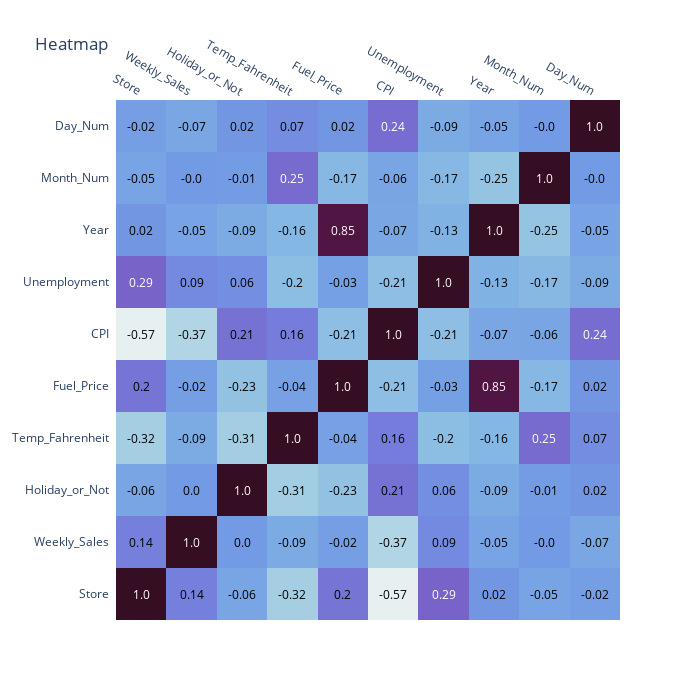

This figure's notebook cell:
### Code cell
# Correlation matrix with filtered variables 
# ---------------------------------------------------------------------------------------------------------------------------------------------------------------
filter2 = walmart[['Store', 'Weekly_Sales', 'Holiday_or_Not', 'Temp_Fahrenheit',
       'Fuel_Price', 'CPI', 'Unemployment', 'Year', 'Month_Num',
       'Day_Num']]

walmartcorr_matrix = filter2.corr().round(2)

fig = ff.create_annotated_heatmap(walmartcorr_matrix.values, x = walmartcorr_matrix.columns.tolist(), y = walmartcorr_matrix.index.tolist(), colorscale='dense')
fig.update_layout(title = 'Heatmap', height = 700, width=700)

fig.show()

### Figure 1 — Plotly figure (JSON) as saved in the notebook; plotly's stock layout.template omitted (floating-point values rounded to 4 significant figures)
{"data": [{"colorscale": [[0, "rgb(230, 240, 240)"], [0.09091, "rgb(191, 221, 229)"], [0.1818, "rgb(156, 201, 226)"], [0.2727, "rgb(129, 180, 227)"], [0.3636, "rgb(115, 154, 228)"], [0.4545, "rgb(117, 127, 221)"], [0.5455, "rgb(120, 100, 202)"], [0.6364, "rgb(119, 74, 175)"], [0.7273, "rgb(113, 50, 141)"], [0.8182, "rgb(100, 31, 104)"], [0.9091, "rgb(80, 20, 66)"], [1, "rgb(54, 14, 36)"]], "reversescale": false, "showscale": false, "type": "heatmap", "x": ["Store", "Weekly_Sales", "Holiday_or_Not", "Temp_Fahrenheit", "Fuel_Price", "CPI", "Unemployment", "Year", "Month_Num", "Day_Num"], "y": ["Store", "Weekly_Sales", "Holiday_or_Not", "Temp_Fahrenheit", "Fuel_Price", "CPI", "Unemployment", "Year", "Month_Num", "Day_Num"], "z": [[1, 0.14, -0.06, -0.32, 0.2, -0.57, 0.29, 0.02, -0.05, -0.02], [0.14, 1, 0, -0.09, -0.02, -0.37, 0.09, -0.05, 0, -0.07], [-0.06, 0, 1, -0.31, -0.23, 0.21, 0.06, -0.09, -0.01, 0.02], [-0.32, -0.09, -0.31, 1, -0.04, 0.16, -0.2, -0.16, 0.25, 0.07], [0.2, -0.02, -0.23, -0.04, 1, -0.21, -0.03, 0.85, -0.17, 0.02], [-0.57, -0.37, 0.21, 0.16, -0.21, 1, -0.21, -0.07, -0.06, 0.24], [0.29, 0.09, 0.06, -0.2, -0.03, -0.21, 1, -0.13, -0.17, -0.09], [0.02, -0.05, -0.09, -0.16, 0.85, -0.07, -0.13, 1, -0.25, -0.05], [-0.05, 0, -0.01, 0.25, -0.17, -0.06, -0.17, -0.25, 1, 0], [-0.02, -0.07, 0.02, 0.07, 0.02, 0.24, -0.09, -0.05, 0, 1]]}], "layout": {"annotations": [{"font": {"color": "#FFFFFF"}, "showarrow": false, "text": "1.0", "x": "Store", "xref": "x", "y": "Store", "yref": "y"}, {"font": {"color": "#000000"}, "showarrow": false, "text": "0.14", "x": "Weekly_Sales", "xref": "x", "y": "Store", "yref": "y"}, {"font": {"color": "#000000"}, "showarrow": false, "text": "-0.06", "x": "Holiday_or_Not", "xref": "x", "y": "Store", "yref": "y"}, {"font": {"color": "#000000"}, "showarrow": false, "text": "-0.32", "x": "Temp_Fahrenheit", "xref": "x", "y": "Store", "yref": "y"}, {"font": {"color": "#000000"}, "showarrow": false, "text": "0.2", "x": "Fuel_Price", "xref": "x", "y": "Store", "yref": "y"}, {"font": {"color": "#000000"}, "showarrow": false, "text": "-0.57", "x": "CPI", "xref": "x", "y": "Store", "yref": "y"}, {"font": {"color": "#FFFFFF"}, "showarrow": false, "text": "0.29", "x": "Unemployment", "xref": "x", "y": "Store", "yref": "y"}, {"font": {"color": "#000000"}, "showarrow": false, "text": "0.02", "x": "Year", "xref": "x", "y": "Store", "yref": "y"}, {"font": {"color": "#000000"}, "showarrow": false, "text": "-0.05", "x": "Month_Num", "xref": "x", "y": "Store", "yref": "y"}, {"font": {"color": "#000000"}, "showarrow": false, "text": "-0.02", "x": "Day_Num", "xref": "x", "y": "Store", "yref": "y"}, {"font": {"color": "#000000"}, "showarrow": false, "text": "0.14", "x": "Store", "xref": "x", "y": "Weekly_Sales", "yref": "y"}, {"font": {"color": "#FFFFFF"}, "showarrow": false, "text": "1.0", "x": "Weekly_Sales", "xref": "x", "y": "Weekly_Sales", "yref": "y"}, {"font": {"color": "#000000"}, "showarrow": false, "text": "0.0", "x": "Holiday_or_Not", "xref": "x", "y": "Weekly_Sales", "yref": "y"}, {"font": {"color": "#000000"}, "showarrow": false, "text": "-0.09", "x": "Temp_Fahrenheit", "xref": "x", "y": "Weekly_Sales", "yref": "y"}, {"font": {"color": "#000000"}, "showarrow": false, "text": "-0.02", "x": "Fuel_Price", "xref": "x", "y": "Weekly_Sales", "yref": "y"}, {"font": {"color": "#000000"}, "showarrow": false, "text": "-0.37", "x": "CPI", "xref": "x", "y": "Weekly_Sales", "yref": "y"}, {"font": {"color": "#000000"}, "showarrow": false, "text": "0.09", "x": "Unemployment", "xref": "x", "y": "Weekly_Sales", "yref": "y"}, {"font": {"color": "#000000"}, "showarrow": false, "text": "-0.05", "x": "Year", "xref": "x", "y": "Weekly_Sales", "yref": "y"}, {"font": {"color": "#000000"}, "showarrow": false, "text": "-0.0", "x": "Month_Num", "xref": "x", "y": "Weekly_Sales", "yref": "y"}, {"font": {"color": "#000000"}, "showarrow": false, "text": "-0.07", "x": "Day_Num", "xref": "x", "y": "Weekly_Sales", "yref": "y"}, {"font": {"color": "#000000"}, "showarrow": false, "text": "-0.06", "x": "Store", "xref": "x", "y": "Holiday_or_Not", "yref": "y"}, {"font": {"color": "#000000"}, "showarrow": false, "text": "0.0", "x": "Weekly_Sales", "xref": "x", "y": "Holiday_or_Not", "yref": "y"}, {"font": {"color": "#FFFFFF"}, "showarrow": false, "text": "1.0", "x": "Holiday_or_Not", "xref": "x", "y": "Holiday_or_Not", "yref": "y"}, {"font": {"color": "#000000"}, "showarrow": false, "text": "-0.31", "x": "Temp_Fahrenheit", "xref": "x", "y": "Holiday_or_Not", "yref": "y"}, {"font": {"color": "#000000"}, "showarrow": false, "text": "-0.23", "x": "Fuel_Price", "xref": "x", "y": "Holiday_or_Not", "yref": "y"}, {"font": {"color": "#000000"}, "showarrow": false, "text": "0.21", "x": "CPI", "xref": "x", "y": "Holiday_or_Not", "yref": "y"}, {"font": {"color": "#000000"}, "showarrow": false, "text": "0.06", "x": "Unemployment", "xref": "x", "y": "Holiday_or_Not", "yref": "y"}, {"font": {"color": "#000000"}, "showarrow": false, "text": "-0.09", "x": "Year", "xref": "x", "y": "Holiday_or_Not", "yref": "y"}, {"font": {"color": "#000000"}, "showarrow": false, "text": "-0.01", "x": "Month_Num", "xref": "x", "y": "Holiday_or_Not", "yref": "y"}, {"font": {"color": "#000000"}, "showarrow": false, "text": "0.02", "x": "Day_Num", "xref": "x", "y": "Holiday_or_Not", "yref": "y"}, {"font": {"color": "#000000"}, "showarrow": false, "text": "-0.32", "x": "Store", "xref": "x", "y": "Temp_Fahrenheit", "yref": "y"}, {"font": {"color": "#000000"}, "showarrow": false, "text": "-0.09", "x": "Weekly_Sales", "xref": "x", "y": "Temp_Fahrenheit", "yref": "y"}, {"font": {"color": "#000000"}, "showarrow": false, "text": "-0.31", "x": "Holiday_or_Not", "xref": "x", "y": "Temp_Fahrenheit", "yref": "y"}, {"font": {"color": "#FFFFFF"}, "showarrow": false, "text": "1.0", "x": "Temp_Fahrenheit", "xref": "x", "y": "Temp_Fahrenheit", "yref": "y"}, {"font": {"color": "#000000"}, "showarrow": false, "text": "-0.04", "x": "Fuel_Price", "xref": "x", "y": "Temp_Fahrenheit", "yref": "y"}, {"font": {"color": "#000000"}, "showarrow": false, "text": "0.16", "x": "CPI", "xref": "x", "y": "Temp_Fahrenheit", "yref": "y"}, {"font": {"color": "#000000"}, "showarrow": false, "text": "-0.2", "x": "Unemployment", "xref": "x", "y": "Temp_Fahrenheit", "yref": "y"}, {"font": {"color": "#000000"}, "showarrow": false, "text": "-0.16", "x": "Year", "xref": "x", "y": "Temp_Fahrenheit", "yref": "y"}, {"font": {"color": "#FFFFFF"}, "showarrow": false, "text": "0.25", "x": "Month_Num", "xref": "x", "y": "Temp_Fahrenheit", "yref": "y"}, {"font": {"color": "#000000"}, "showarrow": false, "text": "0.07", "x": "Day_Num", "xref": "x", "y": "Temp_Fahrenheit", "yref": "y"}, {"font": {"color": "#000000"}, "showarrow": false, "text": "0.2", "x": "Store", "xref": "x", "y": "Fuel_Price", "yref": "y"}, {"font": {"color": "#000000"}, "showarrow": false, "text": "-0.02", "x": "Weekly_Sales", "xref": "x", "y": "Fuel_Price", "yref": "y"}, {"font": {"color": "#000000"}, "showarrow": false, "text": "-0.23", "x": "Holiday_or_Not", "xref": "x", "y": "Fuel_Price", "yref": "y"}, {"font": {"color": "#000000"}, "showarrow": false, "text": "-0.04", "x": "Temp_Fahrenheit", "xref": "x", "y": "Fuel_Price", "yref": "y"}, {"font": {"color": "#FFFFFF"}, "showarrow": false, "text": "1.0", "x": "Fuel_Price", "xref": "x", "y": "Fuel_Price", "yref": "y"}, {"font": {"color": "#000000"}, "showarrow": false, "text": "-0.21", "x": "CPI", "xref": "x", "y": "Fuel_Price", "yref": "y"}, {"font": {"color": "#000000"}, "showarrow": false, "text": "-0.03", "x": "Unemployment", "xref": "x", "y": "Fuel_Price", "yref": "y"}, {"font": {"color": "#FFFFFF"}, "showarrow": false, "text": "0.85", "x": "Year", "xref": "x", "y": "Fuel_Price", "yref": "y"}, {"font": {"color": "#000000"}, "showarrow": false, "text": "-0.17", "x": "Month_Num", "xref": "x", "y": "Fuel_Price", "yref": "y"}, {"font": {"color": "#000000"}, "showarrow": false, "text": "0.02", "x": "Day_Num", "xref": "x", "y": "Fuel_Price", "yref": "y"}, {"font": {"color": "#000000"}, "showarrow": false, "text": "-0.57", "x": "Store", "xref": "x", "y": "CPI", "yref": "y"}, {"font": {"color": "#000000"}, "showarrow": false, "text": "-0.37", "x": "Weekly_Sales", "xref": "x", "y": "CPI", "yref": "y"}, {"font": {"color": "#000000"}, "showarrow": false, "text": "0.21", "x": "Holiday_or_Not", "xref": "x", "y": "CPI", "yref": "y"}, {"font": {"color": "#000000"}, "showarrow": false, "text": "0.16", "x": "Temp_Fahrenheit", "xref": "x", "y": "CPI", "yref": "y"}, {"font": {"color": "#000000"}, "showarrow": false, "text": "-0.21", "x": "Fuel_Price", "xref": "x", "y": "CPI", "yref": "y"}, {"font": {"color": "#FFFFFF"}, "showarrow": false, "text": "1.0", "x": "CPI", "xref": "x", "y": "CPI", "yref": "y"}, {"font": {"color": "#000000"}, "showarrow": false, "text": "-0.21", "x": "Unemployment", "xref": "x", "y": "CPI", "yref": "y"}, {"font": {"color": "#000000"}, "showarrow": false, "text": "-0.07", "x": "Year", "xref": "x", "y": "CPI", "yref": "y"}, {"font": {"color": "#000000"}, "showarrow": false, "text": "-0.06", "x": "Month_Num", "xref": "x", "y": "CPI", "yref": "y"}, {"font": {"color": "#FFFFFF"}, "showarrow": false, "text": "0.24", "x": "Day_Num", "xref": "x", "y": "CPI", "yref": "y"}, {"font": {"color": "#FFFFFF"}, "showarrow": false, "text": "0.29", "x": "Store", "xref": "x", "y": "Unemployment", "yref": "y"}, {"font": {"color": "#000000"}, "showarrow": false, "text": "0.09", "x": "Weekly_Sales", "xref": "x", "y": "Unemployment", "yref": "y"}, {"font": {"color": "#000000"}, "showarrow": false, "text": "0.06", "x": "Holiday_or_Not", "xref": "x", "y": "Unemployment", "yref": "y"}, {"font": {"color": "#000000"}, "showarrow": false, "text": "-0.2", "x": "Temp_Fahrenheit", "xref": "x", "y": "Unemployment", "yref": "y"}, {"font": {"color": "#000000"}, "showarrow": false, "text": "-0.03", "x": "Fuel_Price", "xref": "x", "y": "Unemployment", "yref": "y"}, {"font": {"color": "#000000"}, "showarrow": false, "text": "-0.21", "x": "CPI", "xref": "x", "y": "Unemployment", "yref": "y"}, {"font": {"color": "#FFFFFF"}, "showarrow": false, "text": "1.0", "x": "Unemployment", "xref": "x", "y": "Unemployment", "yref": "y"}, {"font": {"color": "#000000"}, "showarrow": false, "text": "-0.13", "x": "Year", "xref": "x", "y": "Unemployment", "yref": "y"}, {"font": {"color": "#000000"}, "showarrow": false, "text": "-0.17", "x": "Month_Num", "xref": "x", "y": "Unemployment", "yref": "y"}, {"font": {"color": "#000000"}, "showarrow": false, "text": "-0.09", "x": "Day_Num", "xref": "x", "y": "Unemployment", "yref": "y"}, {"font": {"color": "#000000"}, "showarrow": false, "text": "0.02", "x": "Store", "xref": "x", "y": "Year", "yref": "y"}, {"font": {"color": "#000000"}, "showarrow": false, "text": "-0.05", "x": "Weekly_Sales", "xref": "x", "y": "Year", "yref": "y"}, {"font": {"color": "#000000"}, "showarrow": false, "text": "-0.09", "x": "Holiday_or_Not", "xref": "x", "y": "Year", "yref": "y"}, {"font": {"color": "#000000"}, "showarrow": false, "text": "-0.16", "x": "Temp_Fahrenheit", "xref": "x", "y": "Year", "yref": "y"}, {"font": {"color": "#FFFFFF"}, "showarrow": false, "text": "0.85", "x": "Fuel_Price", "xref": "x", "y": "Year", "yref": "y"}, {"font": {"color": "#000000"}, "showarrow": false, "text": "-0.07", "x": "CPI", "xref": "x", "y": "Year", "yref": "y"}, {"font": {"color": "#000000"}, "showarrow": false, "text": "-0.13", "x": "Unemployment", "xref": "x", "y": "Year", "yref": "y"}, {"font": {"color": "#FFFFFF"}, "showarrow": false, "text": "1.0", "x": "Year", "xref": "x", "y": "Year", "yref": "y"}, {"font": {"color": "#000000"}, "showarrow": false, "text": "-0.25", "x": "Month_Num", "xref": "x", "y": "Year", "yref": "y"}, {"font": {"color": "#000000"}, "showarrow": false, "text": "-0.05", "x": "Day_Num", "xref": "x", "y": "Year", "yref": "y"}, {"font": {"color": "#000000"}, "showarrow": false, "text": "-0.05", "x": "Store", "xref": "x", "y": "Month_Num", "yref": "y"}, {"font": {"color": "#000000"}, "showarrow": false, "text": "-0.0", "x": "Weekly_Sales", "xref": "x", "y": "Month_Num", "yref": "y"}, {"font": {"color": "#000000"}, "showarrow": false, "text": "-0.01", "x": "Holiday_or_Not", "xref": "x", "y": "Month_Num", "yref": "y"}, {"font": {"color": "#FFFFFF"}, "showarrow": false, "text": "0.25", "x": "Temp_Fahrenheit", "xref": "x", "y": "Month_Num", "yref": "y"}, {"font": {"color": "#000000"}, "showarrow": false, "text": "-0.17", "x": "Fuel_Price", "xref": "x", "y": "Month_Num", "yref": "y"}, {"font": {"color": "#000000"}, "showarrow": false, "text": "-0.06", "x": "CPI", "xref": "x", "y": "Month_Num", "yref": "y"}, {"font": {"color": "#000000"}, "showarrow": false, "text": "-0.17", "x": "Unemployment", "xref": "x", "y": "Month_Num", "yref": "y"}, {"font": {"color": "#000000"}, "showarrow": false, "text": "-0.25", "x": "Year", "xref": "x", "y": "Month_Num", "yref": "y"}, {"font": {"color": "#FFFFFF"}, "showarrow": false, "text": "1.0", "x": "Month_Num", "xref": "x", "y": "Month_Num", "yref": "y"}, {"font": {"color": "#000000"}, "showarrow": false, "text": "-0.0", "x": "Day_Num", "xref": "x", "y": "Month_Num", "yref": "y"}, {"font": {"color": "#000000"}, "showarrow": false, "text": "-0.02", "x": "Store", "xref": "x", "y": "Day_Num", "yref": "y"}, {"font": {"color": "#000000"}, "showarrow": false, "text": "-0.07", "x": "Weekly_Sales", "xref": "x", "y": "Day_Num", "yref": "y"}, {"font": {"color": "#000000"}, "showarrow": false, "text": "0.02", "x": "Holiday_or_Not", "xref": "x", "y": "Day_Num", "yref": "y"}, {"font": {"color": "#000000"}, "showarrow": false, "text": "0.07", "x": "Temp_Fahrenheit", "xref": "x", "y": "Day_Num", "yref": "y"}, {"font": {"color": "#000000"}, "showarrow": false, "text": "0.02", "x": "Fuel_Price", "xref": "x", "y": "Day_Num", "yref": "y"}, {"font": {"color": "#FFFFFF"}, "showarrow": false, "text": "0.24", "x": "CPI", "xref": "x", "y": "Day_Num", "yref": "y"}, {"font": {"color": "#000000"}, "showarrow": false, "text": "-0.09", "x": "Unemployment", "xref": "x", "y": "Day_Num", "yref": "y"}, {"font": {"color": "#000000"}, "showarrow": false, "text": "-0.05", "x": "Year", "xref": "x", "y": "Day_Num", "yref": "y"}, {"font": {"color": "#000000"}, "showarrow": false, "text": "-0.0", "x": "Month_Num", "xref": "x", "y": "Day_Num", "yref": "y"}, {"font": {"color": "#FFFFFF"}, "showarrow": false, "text": "1.0", "x": "Day_Num", "xref": "x", "y": "Day_Num", "yref": "y"}], "height": 700, "title": {"text": "Heatmap"}, "width": 700, "xaxis": {"dtick": 1, "gridcolor": "rgb(0, 0, 0)", "side": "top", "ticks": ""}, "yaxis": {"dtick": 1, "ticks": "", "ticksuffix": "  "}}}
